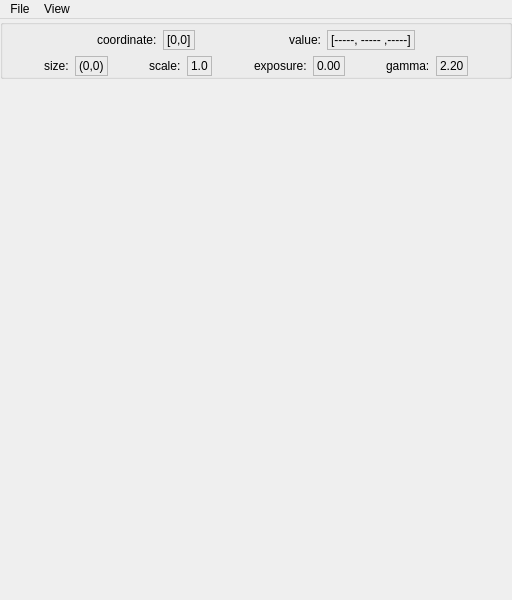
<?xml version="1.0" encoding="UTF-8"?>
<ui version="4.0">
 <class>JViewMainWindow</class>
 <widget class="QMainWindow" name="JViewMainWindow">
  <property name="geometry">
   <rect>
    <x>0</x>
    <y>0</y>
    <width>512</width>
    <height>600</height>
   </rect>
  </property>
  <property name="cursor">
   <cursorShape>CrossCursor</cursorShape>
  </property>
  <property name="contextMenuPolicy">
   <enum>Qt::DefaultContextMenu</enum>
  </property>
  <property name="windowTitle">
   <string>MainWindow</string>
  </property>
  <widget class="QWidget" name="centralwidget">
   <layout class="QVBoxLayout" name="verticalLayout">
    <property name="spacing">
     <number>0</number>
    </property>
    <property name="margin">
     <number>0</number>
    </property>
    <item>
     <widget class="QGroupBox" name="groupBox">
      <property name="enabled">
       <bool>true</bool>
      </property>
      <property name="sizePolicy">
       <sizepolicy hsizetype="Expanding" vsizetype="Preferred">
        <horstretch>0</horstretch>
        <verstretch>0</verstretch>
       </sizepolicy>
      </property>
      <property name="minimumSize">
       <size>
        <width>461</width>
        <height>0</height>
       </size>
      </property>
      <property name="whatsThis">
       <string>Additional Image Options</string>
      </property>
      <property name="title">
       <string/>
      </property>
      <property name="alignment">
       <set>Qt::AlignCenter</set>
      </property>
      <property name="flat">
       <bool>true</bool>
      </property>
      <property name="checkable">
       <bool>false</bool>
      </property>
      <layout class="QVBoxLayout" name="verticalLayout_3">
       <property name="leftMargin">
        <number>5</number>
       </property>
       <property name="topMargin">
        <number>5</number>
       </property>
       <property name="rightMargin">
        <number>5</number>
       </property>
       <property name="bottomMargin">
        <number>0</number>
       </property>
       <item>
        <layout class="QHBoxLayout" name="horizontalLayout_2">
         <item>
          <spacer name="horizontalSpacer_4">
           <property name="orientation">
            <enum>Qt::Horizontal</enum>
           </property>
           <property name="sizeHint" stdset="0">
            <size>
             <width>40</width>
             <height>20</height>
            </size>
           </property>
          </spacer>
         </item>
         <item>
          <widget class="QLabel" name="label_6">
           <property name="text">
            <string>coordinate:</string>
           </property>
          </widget>
         </item>
         <item>
          <widget class="QLabel" name="coordinateLabel">
           <property name="frameShape">
            <enum>QFrame::StyledPanel</enum>
           </property>
           <property name="text">
            <string>[0,0]</string>
           </property>
          </widget>
         </item>
         <item>
          <spacer name="horizontalSpacer_2">
           <property name="orientation">
            <enum>Qt::Horizontal</enum>
           </property>
           <property name="sizeHint" stdset="0">
            <size>
             <width>40</width>
             <height>20</height>
            </size>
           </property>
          </spacer>
         </item>
         <item>
          <widget class="QLabel" name="label_7">
           <property name="text">
            <string>value:</string>
           </property>
          </widget>
         </item>
         <item>
          <widget class="QLabel" name="colorLabel">
           <property name="frameShape">
            <enum>QFrame::StyledPanel</enum>
           </property>
           <property name="text">
            <string>[-----, ----- ,-----]</string>
           </property>
          </widget>
         </item>
         <item>
          <spacer name="horizontalSpacer_5">
           <property name="orientation">
            <enum>Qt::Horizontal</enum>
           </property>
           <property name="sizeHint" stdset="0">
            <size>
             <width>40</width>
             <height>20</height>
            </size>
           </property>
          </spacer>
         </item>
        </layout>
       </item>
       <item>
        <layout class="QHBoxLayout" name="horizontalLayout">
         <item>
          <spacer name="horizontalSpacer3">
           <property name="orientation">
            <enum>Qt::Horizontal</enum>
           </property>
           <property name="sizeHint" stdset="0">
            <size>
             <width>40</width>
             <height>20</height>
            </size>
           </property>
          </spacer>
         </item>
         <item>
          <widget class="QLabel" name="label">
           <property name="text">
            <string>size:</string>
           </property>
          </widget>
         </item>
         <item>
          <widget class="QLabel" name="sizeLabel">
           <property name="frameShape">
            <enum>QFrame::StyledPanel</enum>
           </property>
           <property name="text">
            <string>(0,0)</string>
           </property>
          </widget>
         </item>
         <item>
          <spacer name="horizontalSpacer_3">
           <property name="orientation">
            <enum>Qt::Horizontal</enum>
           </property>
           <property name="sizeHint" stdset="0">
            <size>
             <width>40</width>
             <height>20</height>
            </size>
           </property>
          </spacer>
         </item>
         <item>
          <widget class="QLabel" name="label_2">
           <property name="text">
            <string>scale:</string>
           </property>
          </widget>
         </item>
         <item>
          <widget class="QLabel" name="scaleLabel">
           <property name="frameShape">
            <enum>QFrame::StyledPanel</enum>
           </property>
           <property name="frameShadow">
            <enum>QFrame::Plain</enum>
           </property>
           <property name="text">
            <string>1.0</string>
           </property>
          </widget>
         </item>
         <item>
          <spacer name="horizontalSpacer2">
           <property name="orientation">
            <enum>Qt::Horizontal</enum>
           </property>
           <property name="sizeHint" stdset="0">
            <size>
             <width>40</width>
             <height>20</height>
            </size>
           </property>
          </spacer>
         </item>
         <item>
          <widget class="QLabel" name="label_3">
           <property name="text">
            <string>exposure:</string>
           </property>
          </widget>
         </item>
         <item>
          <widget class="QLabel" name="exposureLabel">
           <property name="frameShape">
            <enum>QFrame::StyledPanel</enum>
           </property>
           <property name="text">
            <string>0.00</string>
           </property>
          </widget>
         </item>
         <item>
          <spacer name="horizontalSpacer1">
           <property name="orientation">
            <enum>Qt::Horizontal</enum>
           </property>
           <property name="sizeHint" stdset="0">
            <size>
             <width>40</width>
             <height>20</height>
            </size>
           </property>
          </spacer>
         </item>
         <item>
          <widget class="QLabel" name="label_4">
           <property name="text">
            <string>gamma:</string>
           </property>
          </widget>
         </item>
         <item>
          <widget class="QLabel" name="gammaLabel">
           <property name="frameShape">
            <enum>QFrame::StyledPanel</enum>
           </property>
           <property name="text">
            <string>2.20</string>
           </property>
          </widget>
         </item>
         <item>
          <spacer name="horizontalSpacer">
           <property name="orientation">
            <enum>Qt::Horizontal</enum>
           </property>
           <property name="sizeHint" stdset="0">
            <size>
             <width>40</width>
             <height>20</height>
            </size>
           </property>
          </spacer>
         </item>
        </layout>
       </item>
      </layout>
     </widget>
    </item>
    <item>
     <widget class="JImageView" name="viewWidget" native="true">
      <property name="sizePolicy">
       <sizepolicy hsizetype="Expanding" vsizetype="Expanding">
        <horstretch>0</horstretch>
        <verstretch>0</verstretch>
       </sizepolicy>
      </property>
      <property name="cursor">
       <cursorShape>CrossCursor</cursorShape>
      </property>
      <property name="mouseTracking">
       <bool>true</bool>
      </property>
      <property name="focusPolicy">
       <enum>Qt::WheelFocus</enum>
      </property>
      <property name="contextMenuPolicy">
       <enum>Qt::NoContextMenu</enum>
      </property>
     </widget>
    </item>
   </layout>
  </widget>
  <widget class="QMenuBar" name="menubar">
   <property name="geometry">
    <rect>
     <x>0</x>
     <y>0</y>
     <width>512</width>
     <height>22</height>
    </rect>
   </property>
   <widget class="QMenu" name="menuFile">
    <property name="title">
     <string>File</string>
    </property>
    <addaction name="actionOpen"/>
    <addaction name="actionSave"/>
    <addaction name="separator"/>
    <addaction name="actionClose"/>
   </widget>
   <widget class="QMenu" name="menuView">
    <property name="title">
     <string>View</string>
    </property>
    <addaction name="actionReset"/>
   </widget>
   <addaction name="menuFile"/>
   <addaction name="menuView"/>
  </widget>
  <action name="actionOpen">
   <property name="text">
    <string>Open</string>
   </property>
   <property name="toolTip">
    <string>Open an image</string>
   </property>
   <property name="shortcut">
    <string>Ctrl+O</string>
   </property>
  </action>
  <action name="actionSave">
   <property name="text">
    <string>&amp;Save LDR</string>
   </property>
   <property name="toolTip">
    <string>Save LDR image</string>
   </property>
   <property name="shortcut">
    <string>Ctrl+S</string>
   </property>
  </action>
  <action name="actionClose">
   <property name="text">
    <string>Close</string>
   </property>
   <property name="toolTip">
    <string>Close Window</string>
   </property>
   <property name="shortcut">
    <string>Ctrl+W</string>
   </property>
  </action>
  <action name="actionReset">
   <property name="text">
    <string>Reset</string>
   </property>
   <property name="toolTip">
    <string>Reset Image</string>
   </property>
   <property name="shortcut">
    <string>Ctrl+R</string>
   </property>
  </action>
 </widget>
 <customwidgets>
  <customwidget>
   <class>JImageView</class>
   <extends>QWidget</extends>
   <header>view.h</header>
   <container>1</container>
   <slots>
    <signal>gammaChanged(float)</signal>
    <signal>exposureChanged(float)</signal>
    <signal>scaleChanged(float)</signal>
    <signal>coordinateChanged(int,int)</signal>
    <slot>reset()</slot>
   </slots>
  </customwidget>
 </customwidgets>
 <resources/>
 <connections>
  <connection>
   <sender>viewWidget</sender>
   <signal>coordinateChanged(int,int)</signal>
   <receiver>JViewMainWindow</receiver>
   <slot>setCoordinateLabel(int,int)</slot>
   <hints>
    <hint type="sourcelabel">
     <x>284</x>
     <y>243</y>
    </hint>
    <hint type="destinationlabel">
     <x>511</x>
     <y>0</y>
    </hint>
   </hints>
  </connection>
  <connection>
   <sender>viewWidget</sender>
   <signal>coordinateChanged(int,int)</signal>
   <receiver>JViewMainWindow</receiver>
   <slot>setColorLabel(int,int)</slot>
   <hints>
    <hint type="sourcelabel">
     <x>433</x>
     <y>412</y>
    </hint>
    <hint type="destinationlabel">
     <x>193</x>
     <y>0</y>
    </hint>
   </hints>
  </connection>
  <connection>
   <sender>viewWidget</sender>
   <signal>exposureChanged(float)</signal>
   <receiver>JViewMainWindow</receiver>
   <slot>setExposureLabel(float)</slot>
   <hints>
    <hint type="sourcelabel">
     <x>245</x>
     <y>532</y>
    </hint>
    <hint type="destinationlabel">
     <x>124</x>
     <y>0</y>
    </hint>
   </hints>
  </connection>
  <connection>
   <sender>viewWidget</sender>
   <signal>gammaChanged(float)</signal>
   <receiver>JViewMainWindow</receiver>
   <slot>setGammaLabel(float)</slot>
   <hints>
    <hint type="sourcelabel">
     <x>188</x>
     <y>423</y>
    </hint>
    <hint type="destinationlabel">
     <x>511</x>
     <y>0</y>
    </hint>
   </hints>
  </connection>
  <connection>
   <sender>viewWidget</sender>
   <signal>scaleChanged(float)</signal>
   <receiver>JViewMainWindow</receiver>
   <slot>setScaleLabel(float)</slot>
   <hints>
    <hint type="sourcelabel">
     <x>413</x>
     <y>388</y>
    </hint>
    <hint type="destinationlabel">
     <x>490</x>
     <y>0</y>
    </hint>
   </hints>
  </connection>
  <connection>
   <sender>actionOpen</sender>
   <signal>triggered()</signal>
   <receiver>JViewMainWindow</receiver>
   <slot>openNewImage()</slot>
   <hints>
    <hint type="sourcelabel">
     <x>-1</x>
     <y>-1</y>
    </hint>
    <hint type="destinationlabel">
     <x>255</x>
     <y>299</y>
    </hint>
   </hints>
  </connection>
  <connection>
   <sender>actionClose</sender>
   <signal>triggered()</signal>
   <receiver>JViewMainWindow</receiver>
   <slot>close()</slot>
   <hints>
    <hint type="sourcelabel">
     <x>-1</x>
     <y>-1</y>
    </hint>
    <hint type="destinationlabel">
     <x>255</x>
     <y>299</y>
    </hint>
   </hints>
  </connection>
  <connection>
   <sender>actionReset</sender>
   <signal>triggered()</signal>
   <receiver>viewWidget</receiver>
   <slot>reset()</slot>
   <hints>
    <hint type="sourcelabel">
     <x>-1</x>
     <y>-1</y>
    </hint>
    <hint type="destinationlabel">
     <x>255</x>
     <y>343</y>
    </hint>
   </hints>
  </connection>
  <connection>
   <sender>actionSave</sender>
   <signal>triggered()</signal>
   <receiver>JViewMainWindow</receiver>
   <slot>saveLDRImage()</slot>
   <hints>
    <hint type="sourcelabel">
     <x>-1</x>
     <y>-1</y>
    </hint>
    <hint type="destinationlabel">
     <x>255</x>
     <y>299</y>
    </hint>
   </hints>
  </connection>
 </connections>
 <slots>
  <slot>setCoordinateLabel(int,int)</slot>
  <slot>setColorLabel(int,int)</slot>
  <slot>setScaleLabel(float)</slot>
  <slot>setExposureLabel(float)</slot>
  <slot>setGammaLabel(float)</slot>
  <slot>openNewImage()</slot>
  <slot>saveLDRImage()</slot>
 </slots>
</ui>
